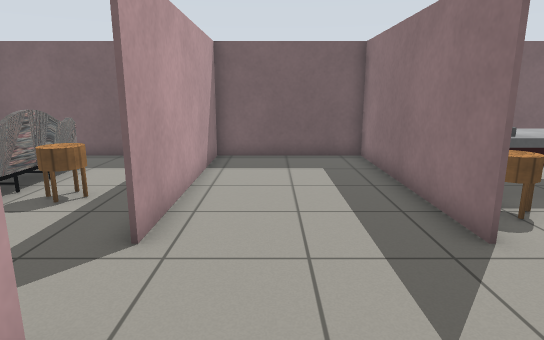
view 1 (above)

16 first-person views from a walk through a world built for the Gazebo simulator. The camera is 1.1 m above the floor, tilts 12° down and sees 75° across. The floor is counted in squares, 0.5 m on a side. Each view is taken from the middle of a square. On the plan, view 1 faces up. The plan holds only what a view shows up to about 19 squares ahead; the rest is blank. The robots in the file are not drawn. Gazebo's built-in surfaces are drawn with simple patterns. Some stock models are drawn as simple stand-ins. Some surface patterns are stand-ins.

view 2
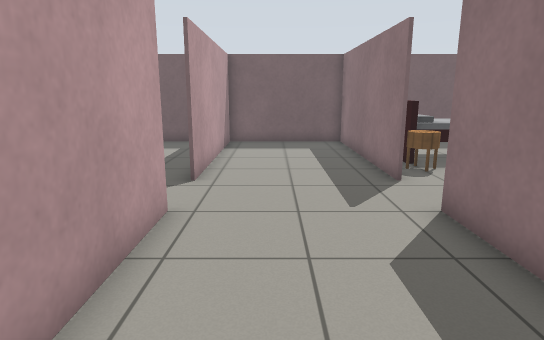

view 3
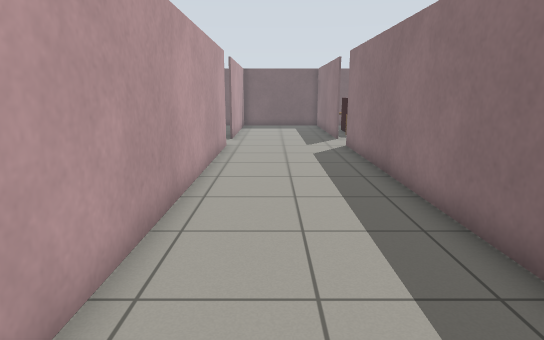

view 4
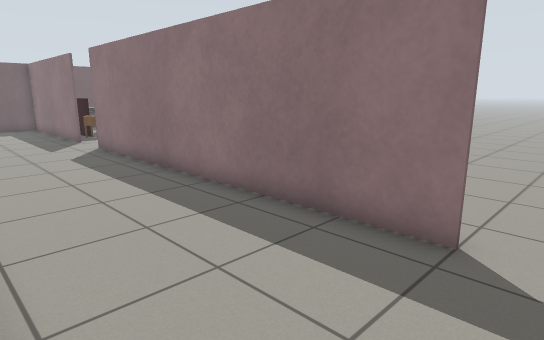

view 5
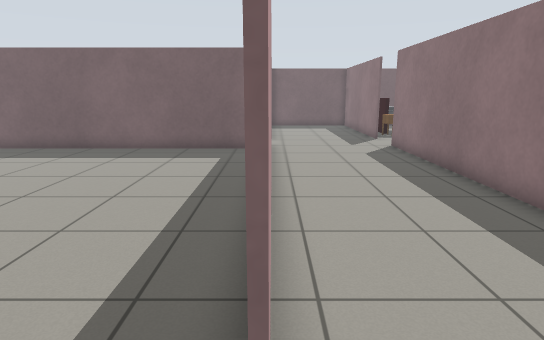

view 6
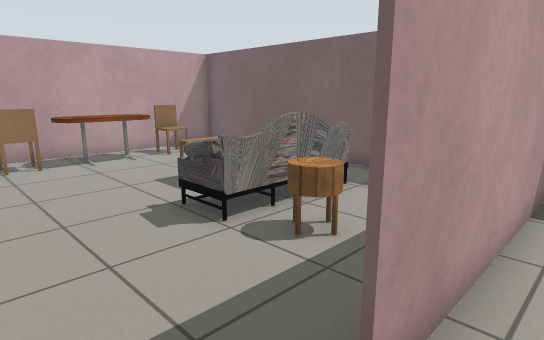

view 7
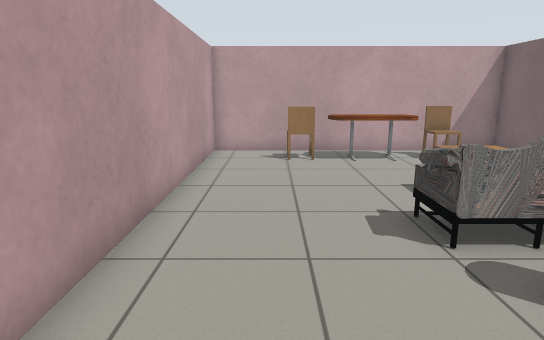

view 8
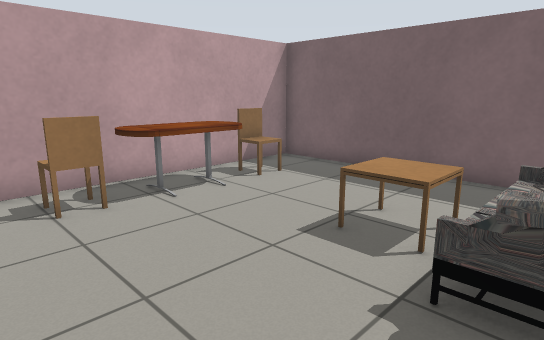

view 9
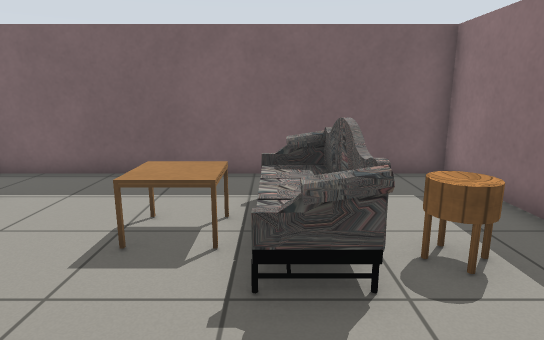

view 10
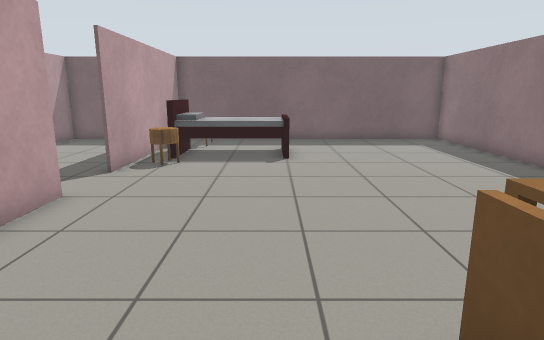

view 11
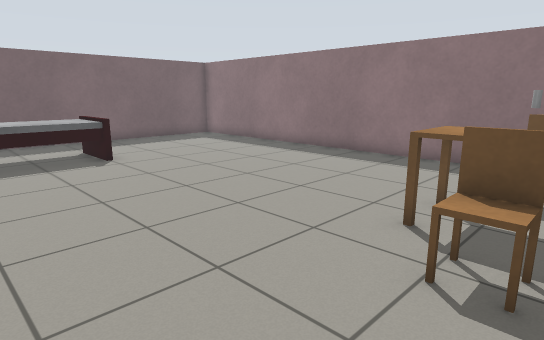

view 12
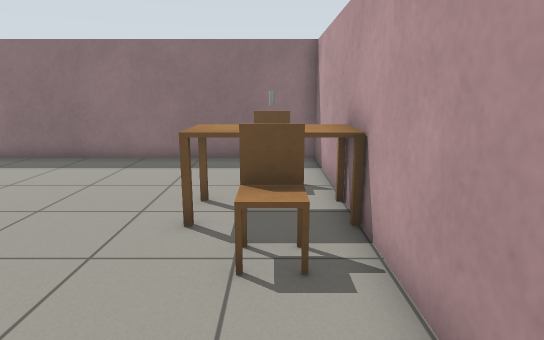

view 13
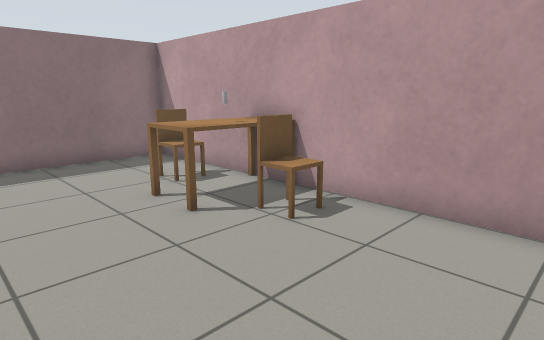

view 14
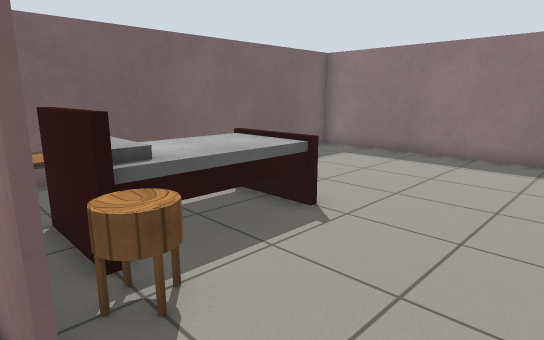

view 15
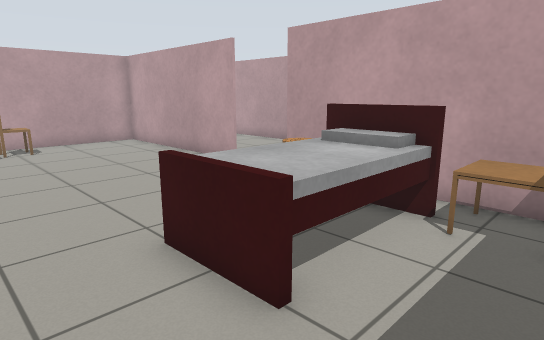

view 16
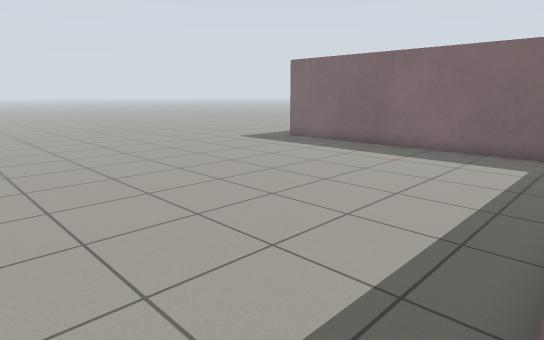

### Floor plan
Points are (right, up) in squares from view 1. A wall is a line through its corners. A room is listed if a view was taken in it or the views show most of it. See-through windows are left out.
Room 1 (views 1, 2, 3, 6, 7, 14)
walls: (-2, 2.6) (-2, -11.5); (3.3, 4.9) (3.3, 12.9); (3.3, -11.6) (3.3, 2.6); (2.9, 12.9) (-2.1, 12.9); (-2, 12.9) (-2, 4.9)
ways out: opening at (-2, -12.5) to room 2; opening at (-2, 3.5) to room 3; opening at (3, 3.5) to room 4; opening at (3, -12.5)
Room 2 (views 4, 5, 16)
walls: (-3, 1.6) (-15.1, 1.6)
ways out: opening at (-2, -12.5) to room 1
Room 3 (views 8, 9)
walls: (-2.1, 9) (-2.1, 12.9) (-15.1, 12.9) (-15.1, 1.7) (-3.6, 1.7)
ways out: opening at (-2, 3.5) to room 1
objects: chair (-14, 5) to (-13, 5); table (-14, 6) to (-13, 9); chair (-14, 10) to (-13, 10); coffee table (-9, 8) to (-8, 9); sofa (-7, 7) to (-6, 10); round table (-5, 7) to (-4, 8)
Room 4 (views 10, 11, 12, 13, 15)
walls: (3.4, 2.6) (3.4, -5.5) (16.4, -5.5) (16.4, 12.9) (2.9, 12.9); (3.4, 12.9) (3.4, 4.9)
ways out: opening at (3, 3.5) to room 1
objects: round table (4, 6) to (5, 7); bed (4, 8) to (8, 9); coffee table (4, 10) to (5, 11); chair (8, -4) to (9, -4); table (10, -5) to (11, -5); white cylinder (10, -4) to (11, -4); table (10, -3) to (11, -3); chair (12, -4) to (13, -4)

Where each view was taken, in squares from view 1:
view 1: 0 up, 0 right, facing up
view 2: 4 down, 0 right, facing up
view 3: 13 down, 0 right, facing up
view 4: 13 down, 2 left, facing up-right
view 5: 13 down, 2 left, facing up
view 6: 3 up, 1 left, facing up-left
view 7: 4 up, 1 left, facing left
view 8: 3 up, 6 left, facing up-left
view 9: 3 up, 7 left, facing up
view 10: 5 down, 8 right, facing up
view 11: 5 down, 4 right, facing up-right
view 12: 4 down, 4 right, facing right
view 13: 1 up, 4 right, facing down-right
view 14: 3 up, 3 right, facing up-right
view 15: 12 up, 11 right, facing down-left
view 16: 13 down, 2 left, facing up-left
